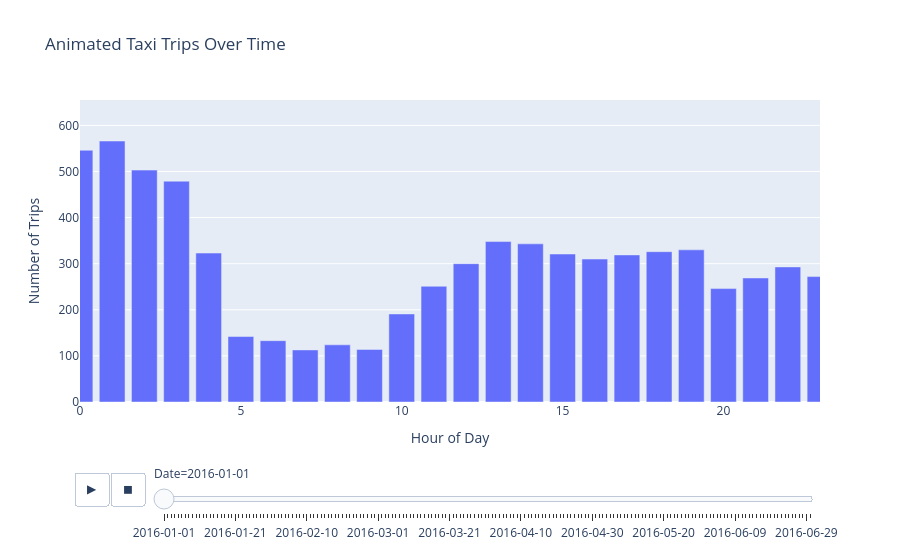

The code cell stored with this chart in its notebook:
### Code cell
import pandas as pd
import plotly.express as px

# Convert pickup_datetime to datetime
df['pickup_datetime'] = pd.to_datetime(df['pickup_datetime'])

# Extract date and hour
df['pickup_date'] = df['pickup_datetime'].dt.date
df['pickup_hour'] = df['pickup_datetime'].dt.hour

# Count trips by date and hour
trip_counts = (
    df.groupby(['pickup_date', 'pickup_hour'])
      .size()
      .reset_index(name='trips')
)

# Animated plot
fig = px.bar(
    trip_counts,
    x='pickup_hour',
    y='trips',
    animation_frame='pickup_date',
    range_x=[0, 23],
    range_y=[0, trip_counts['trips'].max()],
    title='Animated Taxi Trips Over Time',
    labels={
        'pickup_hour': 'Hour of Day',
        'trips': 'Number of Trips',
        'pickup_date': 'Date'
    }
)

fig.show()
